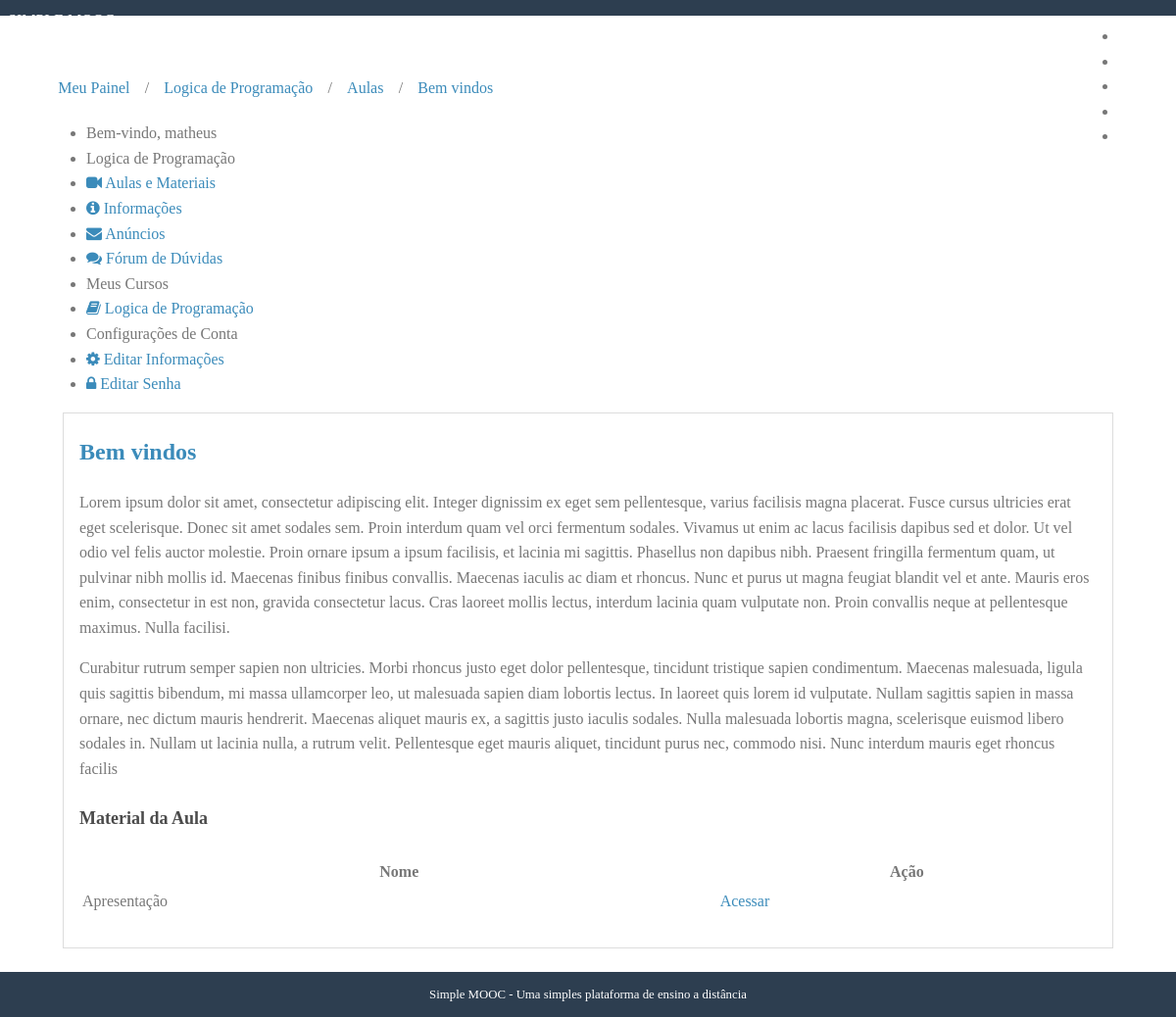
Screenshot of /cursos/logica-de-programacao/aulas/1 (signed in) with the database file from the repository.
### simplemooc/courses/models.py (models this page shows, shortened)
class Course(models.Model):
    name = models.CharField('Nome', max_length=100)
    slug = models.SlugField('Atalho')
    description = models.TextField('Descrição Simples', blank=True)
    about = models.TextField('Sobre o Curso', blank=True)
    startDate = models.DateField('Data de Ínicio', null=True, blank=True)
    image = models.ImageField(
        'Imagem', upload_to='courses/images', null=True, blank=True)
    createdAt = models.DateTimeField('Criado em', auto_now_add=True)
    updatedAt = models.DateTimeField('Atualizado em', auto_now=True)
    objects = CourseManager()
    def __str__(self):
        return self.name
    class Meta:
        verbose_name = 'Curso'
        verbose_name_plural = 'Cursos'
        ordering = ['name']

class Lesson(models.Model):
    course = models.ForeignKey(Course, verbose_name='Curso', related_name='lessons', on_delete=models.CASCADE)
    name = models.CharField('Nome', max_length=100)
    description = models.TextField('Descrição', blank=True)
    number = models.IntegerField('Número (ordem)', blank=True, default = 0)
    release_date = models.DateField('Data de Liberação', blank=True, null=True)
    created_at = models.DateTimeField('Criado em', auto_now_add=True)
    updated_at = models.DateTimeField('Atualizado em', auto_now=True)
    def __str__(self):
        return self.name
    class Meta:
        verbose_name = 'Aula'
        verbose_name_plural = 'Aulas'
        ordering = ['number']

class Enrollment(models.Model):
    STATUS_CHOICES = (
        (0, 'Pendente'),
        (1, 'Inscrito'),
        (2, 'Cancelado'),
        (3, 'Recusado'),
    )
    user = models.ForeignKey(settings.AUTH_USER_MODEL,
                             verbose_name='Usuário', related_name='enrollments', on_delete=models.DO_NOTHING)
    course = models.ForeignKey(
        Course, verbose_name='Curso', related_name='enrollments',  on_delete=models.DO_NOTHING)
    status = models.IntegerField(
        'Situação', choices=STATUS_CHOICES, default=0, blank=True)
    created_at = models.DateTimeField('Criado em', auto_now_add=True)
    updated_at = models.DateTimeField('Atualizado em', auto_now=True)
    class Meta:
        verbose_name = 'Inscrição'
        verbose_name_plural = 'Inscrições'
        unique_together = (
            ('user', 'course'),
        )

class Material(models.Model):
    lesson = models.ForeignKey(Lesson, verbose_name='Aula', related_name='materials',  on_delete=models.CASCADE)
    name = models.CharField('Nome', max_length=100)
    embed_media = models.TextField('Video embedded', blank=True)
    file = models.FileField(upload_to='lessons/materials', verbose_name='Materiais', blank=True, null=True)
    def is_embedded(self):
        return bool(self.embed_media)
    def __str__(self):
        return self.name
    class Meta:
        verbose_name = 'Material'
        verbose_name_plural = 'Materiais'

### simplemooc/accounts/models.py (models this page shows, shortened)
class User(AbstractBaseUser, PermissionsMixin):
    username = models.CharField('Nome de Usuario', max_length=30, unique=True,
    validators=[validators.RegexValidator(re.compile('^[\w.@+-]+$'),
            'O nome de Usuário só pode conter letras, números ou os seguintes caracteres: @/./+/-/_', 'invalid')])
    email = models.EmailField('E-mail', unique=True)
    name = models.CharField('Nome', max_length=100, blank=True)
    is_active = models.BooleanField('Está Ativo?', blank=True, default=True)
    is_staff = models.BooleanField('É da equipe?', blank=True, default=False)
    date_joined = models.DateTimeField('Data de Entrada', auto_now_add=True)
    objects = UserManager()
    USERNAME_FIELD = 'username'
    REQUIRED_FIELDS =['email']
    def __str__(self):
        return self.name or self.username
    class Meta:
        verbose_name = 'Usuário'
        verbose_name_plural = 'Usuários'

### simplemooc/courses/decorators.py (the view, shortened to what this page needs)
    def _wrapper(request, *args, **kwargs):
        slug = kwargs['slug']
        course = get_object_or_404(Course, slug=slug)
        has_permission = request.user.is_staff
        if not has_permission:
            messages.error(request, message)
            return redirect('accounts:dashboard')
        request.course = course
        return view_func(request, *args, **kwargs)

### simplemooc/courses/templatetags/courses_tags.py (called while the page is built)
@register.inclusion_tag('courses/templatetags/my_courses.html')
def my_courses(user):
    enrollments = Enrollment.objects.filter(user=user)
    context = {'enrollments': enrollments}
    return context

### simplemooc/courses/views.py (called while the page is built)
@login_required
@enrollment_required
def show_lesson(request, slug, pk):
    course = request.course
    lesson = get_object_or_404(Lesson, pk=pk, course=course)
    template_name = 'courses/lesson.html'
    context = {'course':course,
                'lesson': lesson}
    return render(request, template_name, context)

### simplemooc/courses/templates/courses/lesson.html (shortened to what this page needs)
{% extends "courses/course_dashboard.html" %}
{% block breadcrumb %}
    {{ block.super }}
    <li>/</li>
    <li><a href="{% url 'course:lessons' course.slug %}">Aulas</a></li>
    <li>/</li>
    <li><a href="{% url 'course:lesson' course.slug lesson.pk %}">{{ lesson }}</a></li>
{% endblock %}
{% block dashboard_content %}
<div class="well">
    <h2><a href="{% url 'course:lesson' course.slug lesson.pk %}">{{ lesson }}</a></h2>
    {{ lesson.description|linebreaks }}
    <p>
        <h4>Material da Aula</h4>
        <table class="pure-table full">
            <thead>
                <tr>
                    <th>
                        Nome
                    </th>
                    <th>
                        Ação
                    </th>
                </tr>
            </thead>
            <tbody>
                {% for material in lesson.materials.all %}
                <tr class="{% cycle '' 'pure-table-odd' %}">
                    <td>
                        {{ material }}
                    </td>
                    <td>
                        {% if material.is_embedded %}
                        <a href="{% url 'course:material' course.slug material.pk %}">
                            Acessar
                        </a>
                        {% else %}
                        <a target="_blank" href="{{ material.file.url }}">
                            <i class"fa fa-download"></i>
                            Baixar
                        </a>
                        {% endif %}
                    </td>
                </tr>
                {% endfor %}
            </tbody>
        </table>
    </p>
</div>
{% endblock %}

### simplemooc/courses/templates/courses/course_dashboard.html
{% extends "accounts/dashboard.html" %}
{% block breadcrumb %}
    {{ block.super }}
    <li>/</li>
    <li><a href="{% url 'course:announcements' course.slug %}">{{ course }}</a></li>
{% endblock %}
{% block menu_options %}
<li class="pure-menu-heading">
    {{ course }}
</li>
<li>
    <a href="{% url 'course:lessons' course.slug %}">
        <i class="fa fa-video-camera"></i>
        Aulas e Materiais
    </a>
</li>
<li>
    <a href="#">
        <i class="fa fa-info-circle"></i>
        Informações
    </a>
</li>
<li>
    <a href="#">
        <i class="fa fa-envelope"></i>
        Anúncios
    </a>
</li>
<li>
    <a href="#">
        <i class="fa fa-comments"></i>
        Fórum de Dúvidas
    </a>
</li>
{{ block.super }}
{% endblock %}

### simplemooc/accounts/templates/accounts/dashboard.html (shortened to what this page needs)
{% extends "base.html" %}
{% load courses_tags %}
{% block content %}
<div class="pure-g-r content-ribbon">
    <div class="pure-u-1">
        <ul class="breadcrumb">
            {% block breadcrumb %}
            <li><a href="{% url 'accounts:dashboard' %}">Meu Painel</a></li>
            {% endblock %}
        </ul>
    </div>
    <div class="pure-u-1-3">
        <div class="pure-menu pure-menu-open">
            <ul>
                <li class="pure-menu-heading">
                    Bem-vindo, {{ user }}
                </li>
                {% block menu_options %}
                {% my_courses user %}
                <li class="pure-menu-heading">Configurações de Conta</li>
                <li>
                    <a href="{% url 'accounts:edit' %}">
                    <i class="fa fa-cog"></i>
                    Editar Informações
                    </a>
                </li>
                <li>
                    <a href="{% url 'accounts:edit_password' %}">
                    <i class="fa fa-lock"></i>
                    Editar Senha
                    </a>
                </li>
                {% endblock %}
            </ul>
        </div>
    </div>
    <div class="pure-u-2-3">
        <div class="inner">
            {% block dashboard_content %}{% endblock %}
        </div>
    </div>
</div>
{% endblock %}

### simplemooc/courses/templates/courses/templatetags/my_courses.html
<li class="pure-menu-heading">Meus Cursos</li>
{% for enrollment in enrollments %}
<li><a href="#">
    <i class="fa fa-book"></i>
    {{ enrollment.course }}</a></li>
{% empty %}
<li>Nenhum curso encontrado</li>
{% endfor %}

### simplemooc/core/static/css/styles.css (style rules this page uses)
* { -webkit-box-sizing: border-box; -moz-box-sizing: border-box; box-sizing: border-box; }
body { margin: 0 auto; line-height: 1.7em; }
a { color: #3b8bba; }
.content .content-ribbon { margin: 1.5em 3em; }
.inner { padding: 0em 1em; }
.inner p { margin-top: 0; }
ul.breadcrumb { padding: 0; }
ul.breadcrumb li { display: inline-block; }
ul.breadcrumb li a { display: inline-block; padding: 0.3em 0.7em; }
table.full { width: 100%; }
body { min-width: 320px; color: #777; line-height: 1.6; }
h1, h2, h3, h4, h5, h6 { font-weight: bold; color: rgb(75, 75, 75); }
h4 { font-size: 1.125em; }
a { color: #3b8bba; text-decoration: none; }
.well { border: 1px solid #ddd; padding: 0em 1em 1em 1em; margin-bottom: 1.5em; }

### rows the page displays
Course: name "Logica de Programação"
Lesson: name "Bem vindos", description "Lorem ipsum dolor sit amet, consectetur adipiscing elit. Integer dignissim ex eget sem pellentesque, varius facilisis magna placerat. Fusce cursus ultricies erat eget scelerisque. Donec sit amet sodales sem. Proin interdum quam vel orci fermentum sodales. Vivamus ut enim ac lacus facilisis dapibus sed et dolor. Ut vel odio vel felis auctor molestie. Proin ornare ipsum a ipsum facilisis, et lacinia mi sagittis. Phasellus non dapibus nibh. Praesent fringilla fermentum quam, ut pulvinar nibh mollis id. Maecenas finibus finibus convallis. Maecenas iaculis ac diam et rhoncus. Nunc et purus ut magna feugiat blandit vel et ante. Mauris eros enim, consectetur in est non, gravida consectetur lacus.…"
User: name+username "matheus"
Enrollment: course "Logica de Programação"
Material: name "Apresentação", shows "Acessar"
